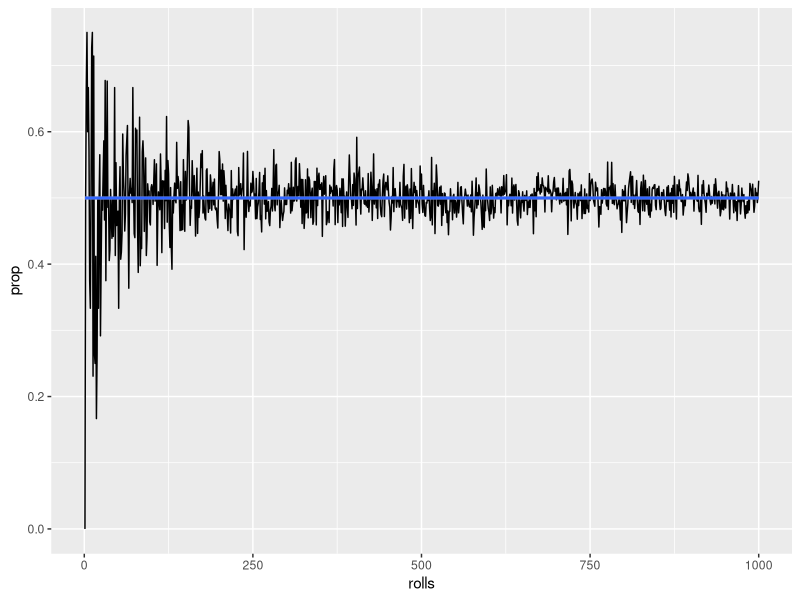
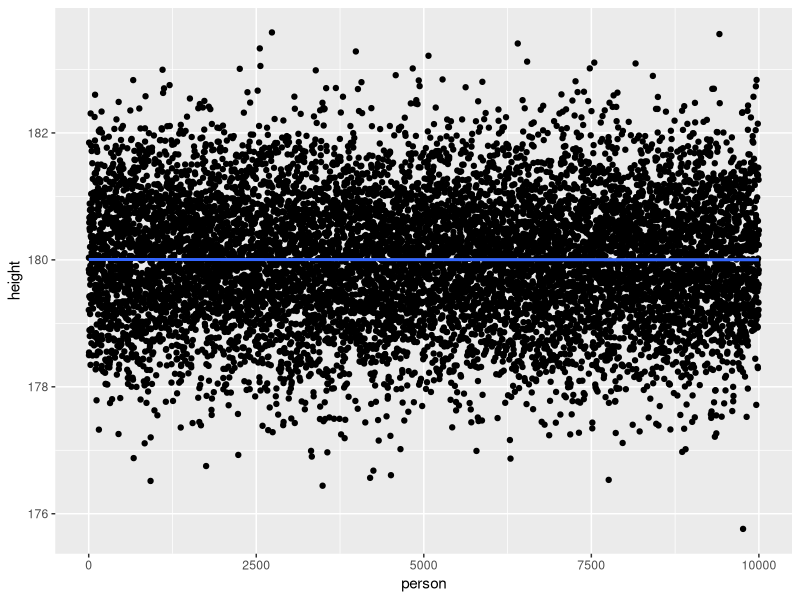
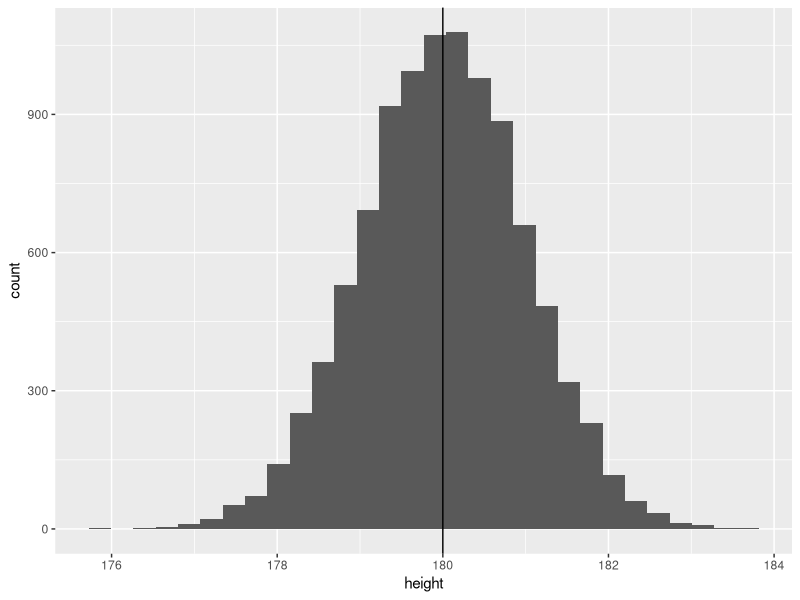
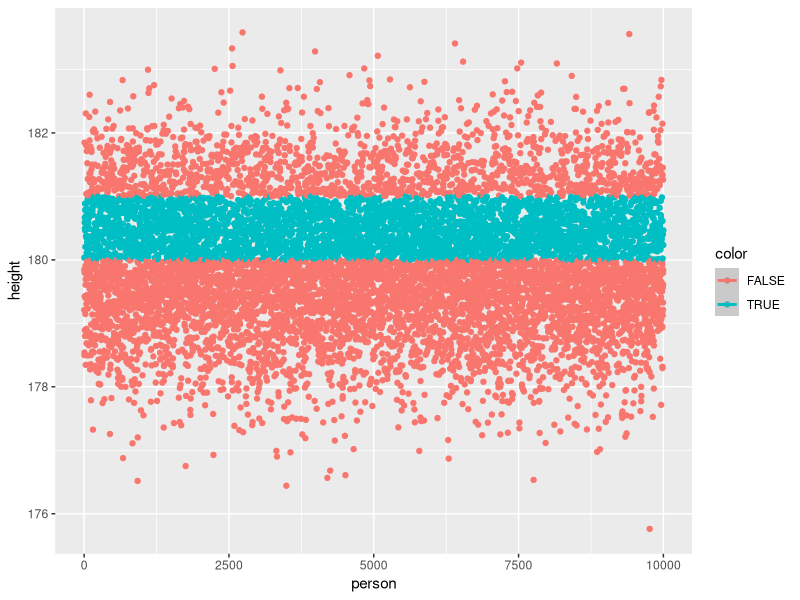
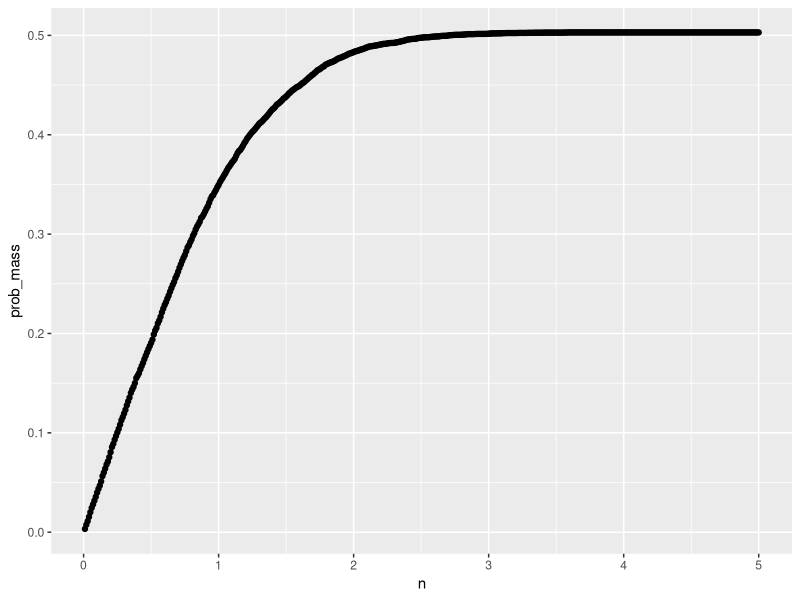
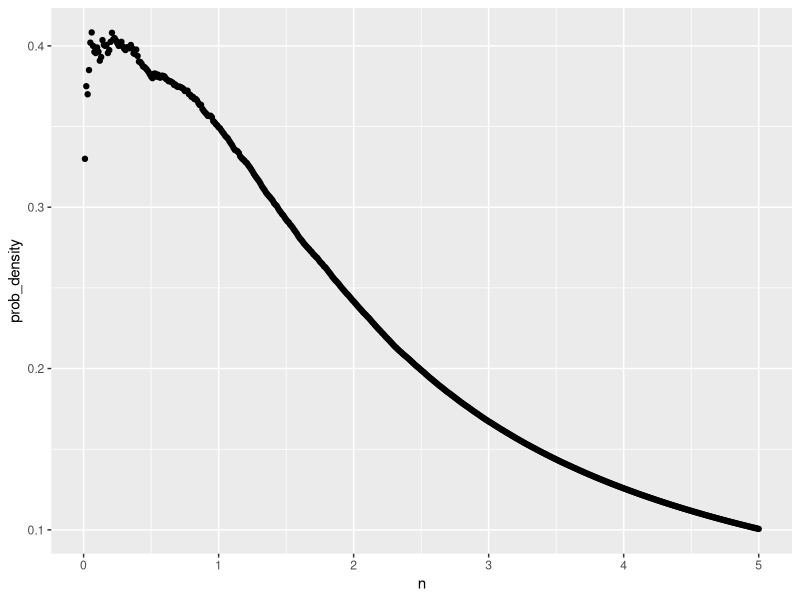
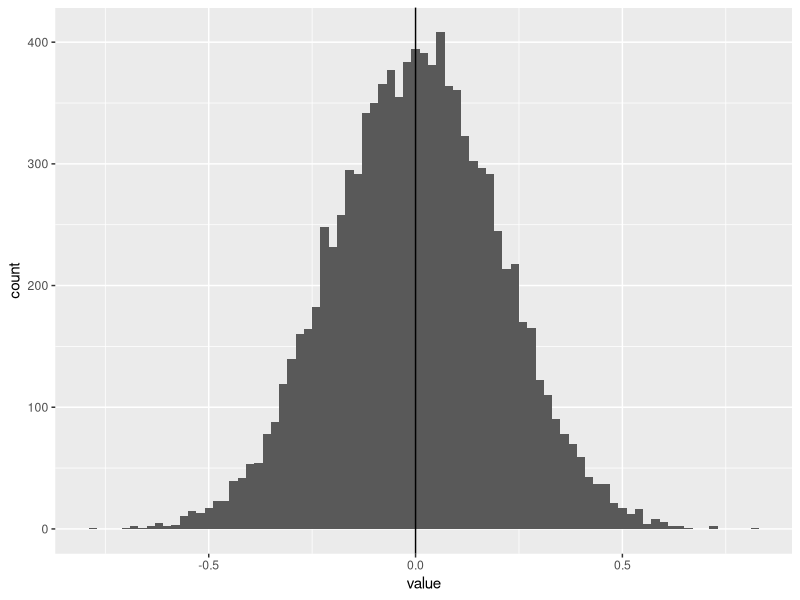
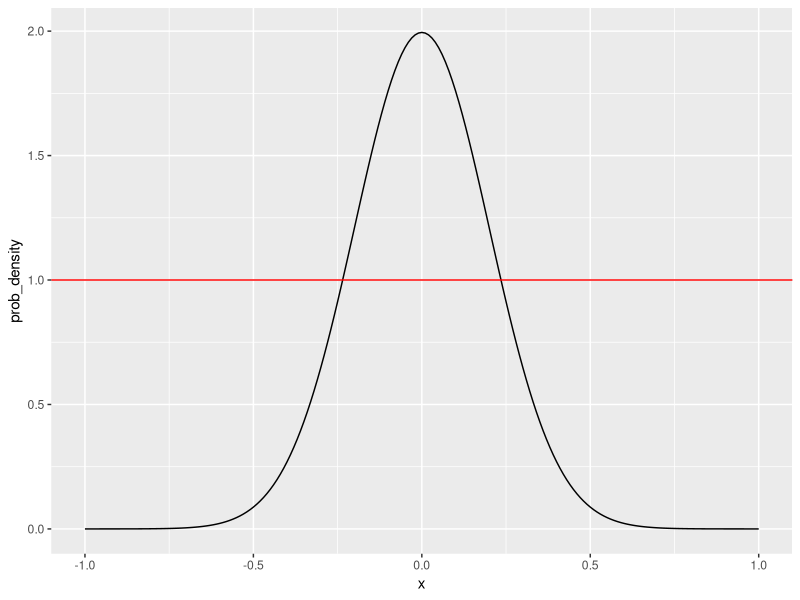

The R source for these figures, in order:
## ---- chunk 1
knitr::opts_chunk$set(echo = TRUE)
library(data.table)
library(ggplot2)
library(dplyr)
## ---- chunk 2

theta = 0.5
rbinom(n = 10,size = 1,prob = theta)

df.trials = rbindlist(
  lapply(seq(1000),function(rolls)  {
    data.frame(rolls=rolls,prop=mean(rbinom(n = rolls,size = 1,prob = theta)))
    })
)

ggplot(df.trials,aes(x=rolls,y=prop)) + geom_line() + geom_smooth()

## ---- chunk 3
df.heights = 
  data.frame(person=seq(1,10000),
           height=rnorm(n = 10000,mean = 180,sd = 1))

ggplot(df.heights,aes(x=person,y=height)) +
  geom_point() + 
  geom_smooth()

ggplot(df.heights,aes(x=height)) +
  geom_histogram() +
  geom_vline(xintercept = 180)
## ---- chunk 4
## Between 180-190

n_bin = df.heights %>% 
  filter(height>=180 & height<=181) %>% 
  nrow

n_tot = df.heights %>% 
  # filter(height>=180 & height<=190) %>% 
  nrow

probability_mass = n_bin/n_tot
bin_width = 181-180

probability_mass/bin_width

ggplot(   df.heights %>% dplyr::mutate(color=(height>=180 & height<=181))    ,aes(x=person,y=height,color=color)) +
  geom_point() + 
  geom_smooth()

## ---- chunk 5

df.prob_mass = 
  rbindlist(lapply(seq(0.01,5,by=0.01),function (size) {
  n_bin = df.heights %>% filter(height>=180 & height<=(180+size)) %>% nrow
  n_tot = nrow(df.heights)
  
  return(data.frame(n=size,prob_mass=n_bin/n_tot))
}))

ggplot(df.prob_mass,aes(x=n,y=prob_mass)) +
  geom_point()

## ---- chunk 6

df.prob_density = 
  rbindlist(lapply(seq(0.01,5,by=0.01),function (size) {
  n_bin = df.heights %>% filter(height>=180 & height<=(180+size)) %>% nrow
  n_tot = nrow(df.heights)
  
  return(data.frame(n=size,prob_mass=n_bin/n_tot,prob_density=(n_bin/n_tot)/size))
}))

ggplot(df.prob_density,aes(x=n,y=prob_density)) +
  geom_point()

## ---- chunk 7
df.gaussian = 
  data.frame(trial=seq(1,10000),
           value=rnorm(n = 10000,mean = 0,sd = 0.2))

ggplot(df.gaussian,aes(x=value)) +
  geom_histogram(binwidth = 0.02) +
  geom_vline(xintercept = 0)
## ---- chunk 8
## Function
normal_prob_density = function(x,my,sigma) {
  return(
    (1/(sigma*sqrt(2*pi)))*exp(-1/2*((x-my)/(sigma))^2 )
  )
}

df.gaussian.prob_density = data.frame(x=seq(-1,1,by=0.01),
                                      prob_density=normal_prob_density(x = seq(-1,1,by=0.01),my = 0,sigma = 0.2))

ggplot(df.gaussian.prob_density,aes(x=x,y=prob_density)) +
  geom_line() +
  geom_hline(yintercept = 1,color="red")


## ---- chunk 9

1/6*(c(1:6))

sum(1/6*(c(1:6)))

## ---- chunk 10

## Two outcomes
probabilities = seq(0.01,1,by=0.01)

df.slot_machine = 
  data.frame(prob=probabilities,
           gain=probabilities*5+(1-probabilities)*-1)

ggplot(df.slot_machine,aes(x=prob,y=gain)) +
  geom_line() +
  geom_hline(yintercept = 0,color="red")

## Extra big prize
df.slot_machine = 
  data.frame(prob=probabilities,
           gain=0.001*100+probabilities*5+(1-probabilities)*-1)

ggplot(df.slot_machine,aes(x=prob,y=gain)) +
  geom_line() +
  geom_hline(yintercept = 0,color="red")

## ---- chunk 11

prob_dens_function = function(x) {
  return(6*x*(1-x))
}

data.frame(x=seq(0,1,by=0.01)) %>% 
  dplyr::mutate(prob=prob_dens_function(x)) %>% 
  ggplot(.,aes(x=x,y=prob)) +
  geom_line() +
  geom_hline(yintercept = 1.5,color="red") +
  geom_vline(xintercept = 0.5,color="red")

# Mean: Integral over p(x)*x

E_x = 6*(  (1/3*1^3-1/4*1^4) - (1/3*0^3-1/4*0^4)   )
E_x

# SD: Average of (x-E(x))^2

(   seq(0,1,by=0.01)   -   prob_dens_function(seq(0,1,by=0.01)) )^2 

mean(  (  seq(0,1,by=0.01)   -   prob_dens_function(seq(0,1,by=0.01)) )^2)



## ---- chunk 12

my = 0
sigma = 0.2

var_x = sigma^2
var_x

ggplot(df.gaussian.prob_density,aes(x=x,y=prob_density)) +
  geom_line() +
  geom_hline(yintercept = 1,color="red") +
  geom_vline(xintercept = my+sigma) +
  geom_vline(xintercept = my-sigma)


## ---- chunk 13

my = 0
sigma = 0.2

my-1.96*sigma
my+1.96*sigma

ggplot(df.gaussian.prob_density,aes(x=x,y=prob_density)) +
  geom_line() +
  geom_hline(yintercept = 1,color="red") +
  geom_vline(xintercept = my+1.96*sigma) +
  geom_vline(xintercept = my-1.96*sigma)


## ---- chunk 14

library(datasets)
data(HairEyeColor)

HairEyeColor.male = t(HairEyeColor[,,"Male"])
HairEyeColor.female = t(HairEyeColor[,,"Female"])

HairEyeColor.male.prop = prop.table(HairEyeColor.male)
HairEyeColor.male.female = prop.table(HairEyeColor.female)

sum(HairEyeColor.male.prop)

## ---- chunk 15

HairEyeColor.male.prop.matrix = 
  as.data.frame(matrix(HairEyeColor.male.prop,ncol=4,nrow=4))

colnames(HairEyeColor.male.prop.matrix) = c("Black","Brunette","Red","Blond")
rownames(HairEyeColor.male.prop.matrix) = c("Brown","Blue","Hazel","Green")

HairEyeColor.male.prop.matrix$Marginal_Eye = as.numeric(rowSums(HairEyeColor.male.prop.matrix))
HairEyeColor.male.prop.matrix = as.data.frame(t(HairEyeColor.male.prop.matrix))

HairEyeColor.male.prop.matrix$Marginal_Hair= as.numeric(rowSums(HairEyeColor.male.prop.matrix))
HairEyeColor.male.prop.matrix = as.data.frame(t(HairEyeColor.male.prop.matrix))

## ---- chunk 16

sum(HairEyeColor.male.prop.matrix[2,c(1:4)]) # 36.2% of all have blue eyes

sum(HairEyeColor.male.prop.matrix[2,4]) # 10.7% have blue eyes AND blond hair
sum(HairEyeColor.male.prop.matrix[2,4]) / sum(HairEyeColor.male.prop.matrix[2,c(1:4)]) # = 29.7% of those with blue eyes HAVE blond hair

## ---- chunk 17

sum(HairEyeColor.male.prop.matrix[2,c(1:4)]) # 36.2% of all have blue eyes

HairEyeColor.male.prop.matrix[2,c(1:4)] / sum(HairEyeColor.male.prop.matrix[2,c(1:4)]) # = 29.7% of those with blue eyes HAVE blond hair

## ---- chunk 18

HairEyeColor.male.prop.matrix

HairEyeColor.male.prop.matrix[1,1] # black hair, brown eyes

HairEyeColor.male.prop.matrix[5,1]*HairEyeColor.male.prop.matrix[1,5]

# Not independent
## ---- chunk 19

HairEyeColor.male.prop.matrix

## ---- chunk 20

theta = 0.8
rbinom(n = 10,size = 1,prob = theta)

df.trials = rbindlist(
  lapply(seq(1000),function(rolls)  {
    data.frame(rolls=rolls,prop=mean(rbinom(n = rolls,size = 1,prob = theta)))
    })
)

ggplot(df.trials,aes(x=rolls,y=prop)) + geom_line() + geom_smooth()

## ---- chunk 21

# Getting a 10

deck = rep(paste(c("H","D","C","S"),c("9","10","J","Q","K","A")),2)

length(which(grepl("10",deck)))/length(deck)

length(which(grepl("10|J",deck)))/length(deck)

## ---- chunk 22

prob_dens_function = function(x) {
  return(6*x*(1-x))
}

data.frame(x=seq(0,1,by=0.01)) %>% 
  dplyr::mutate(prob=prob_dens_function(x)) %>% 
  ggplot(.,aes(x=x,y=prob)) +
  geom_line() +
  geom_hline(yintercept = 1.5,color="red") +
  geom_vline(xintercept = 0.5,color="red")

library(stats)

# Approx

E_x = 6*(  (1/2*1^3-1/3*1^4)   )
E_x

# Integral
stats::integrate(prob_dens_function,lower = 0,upper = 1)

# Max density
1.5

## ---- chunk 23

normal_prob_density = function(x,my = 0,sigma = 0.2) {
  return(
    (1/(sigma*sqrt(2*pi)))*exp(-1/2*((x-my)/(sigma))^2 )
  )
}

my-sigma
my+sigma

ggplot(df.gaussian.prob_density,aes(x=x,y=prob_density)) +
  geom_line() +
  geom_hline(yintercept = 1,color="red") +
  geom_vline(xintercept = my+sigma) +
  geom_vline(xintercept = my-sigma)

stats::integrate(normal_prob_density,lower = (my-sigma),upper = (my+sigma))

## ---- chunk 24

my = 162
sigma = 177-my
sigma

## ---- chunk 25

df.grade_food = data.frame(matrix(c(0.3,0.6,0.3,0.6,0.3,0.1,0.1,0.1,0.6),nrow = 3,ncol = 3)) # p(food|grade)

colnames(df.grade_food) = c("Ice cream","Fruit","French Fries")
rownames(df.grade_food) = c("1st","6th","11th")

df.grade_food

p_1st = 0.2 #p_grade
p_6th = 0.2 #p_grade
p_11th = 0.6 #p_grade

df.grade_food$Marginal_Grade = c(p_1st,p_6th,p_11th)

df.grade_food
 
df.grade_food = df.grade_food[,c(1:3)] * df.grade_food$Marginal_Grade # p(food,grade) = p(food|grade) * p(grade)
df.grade_food

# Independence

df.grade_food[1,1] 
p_1st * sum(df.grade_food[,1]) # Not independent

